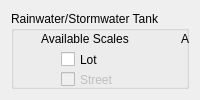
         <widget class="QWidget" name="page_11">
          <layout class="QGridLayout" name="gridLayout_11">
           <item row="0" column="0">
            <widget class="QGroupBox" name="RT_inputgroup">
             <property name="title">
              <string>Rainwater/Stormwater Tank</string>
             </property>
             <widget class="QCheckBox" name="RTpurp_recyc_box">
              <property name="geometry">
               <rect>
                <x>180</x>
                <y>80</y>
                <width>101</width>
                <height>17</height>
               </rect>
              </property>
              <property name="text">
               <string>Recycling</string>
              </property>
             </widget>
             <widget class="QCheckBox" name="RTscale_lot_box">
              <property name="geometry">
               <rect>
                <x>50</x>
                <y>40</y>
                <width>70</width>
                <height>17</height>
               </rect>
              </property>
              <property name="text">
               <string>Lot</string>
              </property>
             </widget>
             <widget class="QCheckBox" name="RTscale_city_box">
              <property name="enabled">
               <bool>false</bool>
              </property>
              <property name="geometry">
               <rect>
                <x>50</x>
                <y>100</y>
                <width>101</width>
                <height>17</height>
               </rect>
              </property>
              <property name="text">
               <string>Sub-basin</string>
              </property>
             </widget>
             <widget class="QCheckBox" name="RTpurp_flood_box">
              <property name="geometry">
               <rect>
                <x>180</x>
                <y>40</y>
                <width>121</width>
                <height>17</height>
               </rect>
              </property>
              <property name="text">
               <string>Flow Control</string>
              </property>
             </widget>
             <widget class="QLabel" name="RTpurp_lbl">
              <property name="geometry">
               <rect>
                <x>170</x>
                <y>20</y>
                <width>141</width>
                <height>16</height>
               </rect>
              </property>
              <property name="text">
               <string>Available Applications</string>
              </property>
             </widget>
             <widget class="QCheckBox" name="RTpurp_treat_box">
              <property name="enabled">
               <bool>false</bool>
              </property>
              <property name="geometry">
               <rect>
                <x>180</x>
                <y>60</y>
                <width>121</width>
                <height>17</height>
               </rect>
              </property>
              <property name="text">
               <string>Pollution Control</string>
              </property>
             </widget>
             <widget class="QLabel" name="RT_img">
              <property name="geometry">
               <rect>
                <x>360</x>
                <y>10</y>
                <width>101</width>
                <height>141</height>
               </rect>
              </property>
              <property name="text">
               <string/>
              </property>
              <property name="pixmap">
               <pixmap resource="C:/UrbanBEATSv1Dev/ub_modules/resources/dialogimg.qrc">:/techplacement/tech_raintank.png</pixmap>
              </property>
             </widget>
             <widget class="QLabel" name="RTscale_lbl">
              <property name="geometry">
               <rect>
                <x>30</x>
                <y>20</y>
                <width>101</width>
                <height>16</height>
               </rect>
              </property>
              <property name="text">
               <string>Available Scales</string>
              </property>
             </widget>
             <widget class="QCheckBox" name="RTscale_neighb_box">
              <property name="enabled">
               <bool>true</bool>
              </property>
              <property name="geometry">
               <rect>
                <x>50</x>
                <y>80</y>
                <width>101</width>
                <height>17</height>
               </rect>
              </property>
              <property name="text">
               <string>Neighbourhood</string>
              </property>
             </widget>
             <widget class="QCheckBox" name="RTscale_street_box">
              <property name="enabled">
               <bool>false</bool>
              </property>
              <property name="geometry">
               <rect>
                <x>50</x>
                <y>60</y>
                <width>70</width>
                <height>17</height>
               </rect>
              </property>
              <property name="text">
               <string>Street</string>
              </property>
             </widget>
             <widget class="QCheckBox" name="RTdesignUB_box">
              <property name="geometry">
               <rect>
                <x>198</x>
                <y>205</y>
                <width>241</width>
                <height>17</height>
               </rect>
              </property>
              <property name="text">
               <string>Use UrbanBEATS' Design Curve Database</string>
              </property>
             </widget>
             <widget class="QLineEdit" name="RTdesigncurve_pathbox">
              <property name="geometry">
               <rect>
                <x>200</x>
                <y>175</y>
                <width>181</width>
                <height>20</height>
               </rect>
              </property>
             </widget>
             <widget class="QToolButton" name="RTdesigncurve_browse">
              <property name="enabled">
               <bool>true</bool>
              </property>
              <property name="geometry">
               <rect>
                <x>388</x>
                <y>175</y>
                <width>61</width>
                <height>19</height>
               </rect>
              </property>
              <property name="text">
               <string>Browse...</string>
              </property>
             </widget>
             <widget class="QLabel" name="RTdesigncurve_lbl">
              <property name="geometry">
               <rect>
                <x>30</x>
                <y>175</y>
                <width>161</width>
                <height>16</height>
               </rect>
              </property>
              <property name="text">
               <string>Load Conceptual Design Curves</string>
              </property>
             </widget>
             <widget class="QLabel" name="RTdesigncurve_lbl2">
              <property name="geometry">
               <rect>
                <x>158</x>
                <y>195</y>
                <width>21</width>
                <height>20</height>
               </rect>
              </property>
              <property name="text">
               <string>or</string>
              </property>
             </widget>
             <widget class="QLineEdit" name="RT_maxdepth_box">
              <property name="geometry">
               <rect>
                <x>190</x>
                <y>245</y>
                <width>51</width>
                <height>20</height>
               </rect>
              </property>
             </widget>
             <widget class="QLabel" name="RT_maxdepth_lbl">
              <property name="geometry">
               <rect>
                <x>40</x>
                <y>245</y>
                <width>121</width>
                <height>16</height>
               </rect>
              </property>
              <property name="whatsThis">
               <string>Depth of the filter media in the system. If infiltrating through sidewalls, larger depth will give greater infiltration.</string>
              </property>
              <property name="text">
               <string>Maximum Tank Depth [m]</string>
              </property>
             </widget>
             <widget class="QLineEdit" name="RT_mindead_box">
              <property name="geometry">
               <rect>
                <x>190</x>
                <y>275</y>
                <width>51</width>
                <height>20</height>
               </rect>
              </property>
             </widget>
             <widget class="QLabel" name="RT_mindead_lbl">
              <property name="geometry">
               <rect>
                <x>40</x>
                <y>275</y>
                <width>141</width>
                <height>16</height>
               </rect>
              </property>
              <property name="whatsThis">
               <string>Depth of the filter media in the system. If infiltrating through sidewalls, larger depth will give greater infiltration.</string>
              </property>
              <property name="text">
               <string>Min. Dead Storage Level [m]</string>
              </property>
             </widget>
             <widget class="QLabel" name="RTavglifelbl">
              <property name="geometry">
               <rect>
                <x>40</x>
                <y>305</y>
                <width>131</width>
                <height>16</height>
               </rect>
              </property>
              <property name="text">
               <string>Average System Life Span</string>
              </property>
             </widget>
             <widget class="QSpinBox" name="RTavglifespin">
              <property name="geometry">
               <rect>
                <x>190</x>
                <y>305</y>
                <width>61</width>
                <height>16</height>
               </rect>
              </property>
              <property name="suffix">
               <string>yrs</string>
              </property>
              <property name="minimum">
               <number>5</number>
              </property>
              <property name="maximum">
               <number>100</number>
              </property>
              <property name="singleStep">
               <number>5</number>
              </property>
              <property name="value">
               <number>100</number>
              </property>
             </widget>
             <widget class="QLabel" name="RTdesigninfo_lbl">
              <property name="geometry">
               <rect>
                <x>30</x>
                <y>220</y>
                <width>161</width>
                <height>16</height>
               </rect>
              </property>
              <property name="text">
               <string>Design Information</string>
              </property>
             </widget>
            </widget>
           </item>
          </layout>
         </widget>
